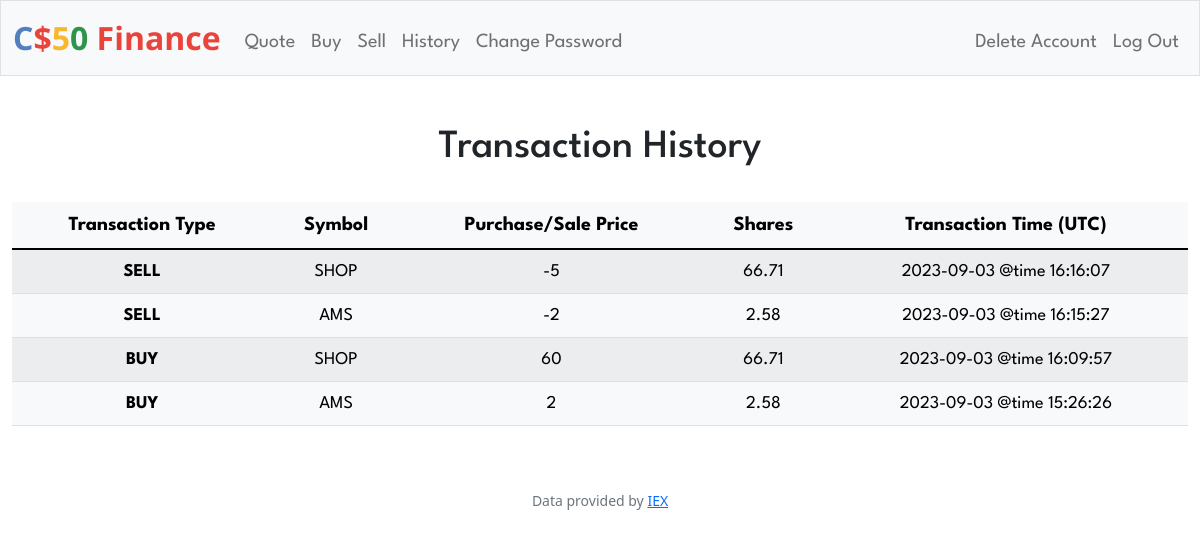
Screenshot of /history (signed in) with the database file from the repository.
### tables this page shows
CREATE TABLE stocks (id INTEGER, user_id NUMERIC NOT NULL, symbol TEXT NOT NULL,             shares NUMERIC NOT NULL, price NUMERIC NOT NULL, timestamp TEXT, PRIMARY KEY(id),             FOREIGN KEY(user_id) REFERENCES users(id));

### app.py (the view)
@app.route("/history")
@login_required
def history():
    user_id = session["user_id"]
    history = db.execute(
        "SELECT symbol, shares, price, timestamp FROM stocks WHERE user_id = ?", user_id
    )
    return render_template("history.html", history=history[::-1])

### app.py (called while the page is built)
@app.after_request
def after_request(response):
    response.headers["Cache-Control"] = "no-cache, no-store, must-revalidate"
    response.headers["Expires"] = 0
    response.headers["Pragma"] = "no-cache"
    return response

### helpers.py (called while the page is built)
def login_required(f):
    @wraps(f)
    def decorated_function(*args, **kwargs):
        if session.get("user_id") is None:
            return redirect("/login")
        return f(*args, **kwargs)
    return decorated_function

### templates/history.html (shortened to what this page needs)
{% extends "layout.html" %}
{% block main %}
    <h3 class="header">Transaction History</h3>
    <div>
        <table style='margin-top: 30px' class="table table-striped table-light">
            <thead>
                <tr class="table-head">
                    <th scope="col">Transaction Type</th>
                    <th scope="col">Symbol</th>
                    <th scope="col"> Purchase/Sale Price </th>
                    <th scope="col"> Shares </th>
                    <th scope="col"> Transaction Time (UTC) </th>
                </tr>
                <tbody>
                    {% for row in history %}
                        <tr>
                            <th scope="row" class="data-row-head">
                                {{ "BUY" if row["shares"] > 0 else "SELL"}}
                            </th>
                            <td class="data-row">{{ row["symbol"] }}</td>
                            <td class="data-row">{{ row["shares"] }}</td>
                            <td class="data-row">{{ row["price"] }}</td>
                            <td class="data-row">{{ row["timestamp"] }}</td>
                        </tr>
                    {% endfor %}
                </tbody>
            </thead>
        </table>
    </div>
{% endblock %}

### static/styles-light.css (style rules this page uses)
.table-head { font-family: 'League Spartan', sans-serif; font-weight: bold; font-size: 20px; }
.header { font-family: 'League Spartan', sans-serif; font-size: 40px; }
.data-row { font-family: 'League Spartan', sans-serif; font-size: 18px; }
.data-row-head { font-family: 'League Spartan', sans-serif; font-size: 18px; font-weight: bold; }

### rows the page displays
stocks: shares "SELL", symbol "SHOP", shares "-5", price "66.71", timestamp "2023-09-03 @time 16:16:07"
stocks: shares "SELL", symbol "AMS", shares "-2", price "2.58", timestamp "2023-09-03 @time 16:15:27"
stocks: shares "BUY", symbol "SHOP", shares "60", price "66.71", timestamp "2023-09-03 @time 16:09:57"
stocks: shares "BUY", symbol "AMS", shares "2", price "2.58", timestamp "2023-09-03 @time 15:26:26"
